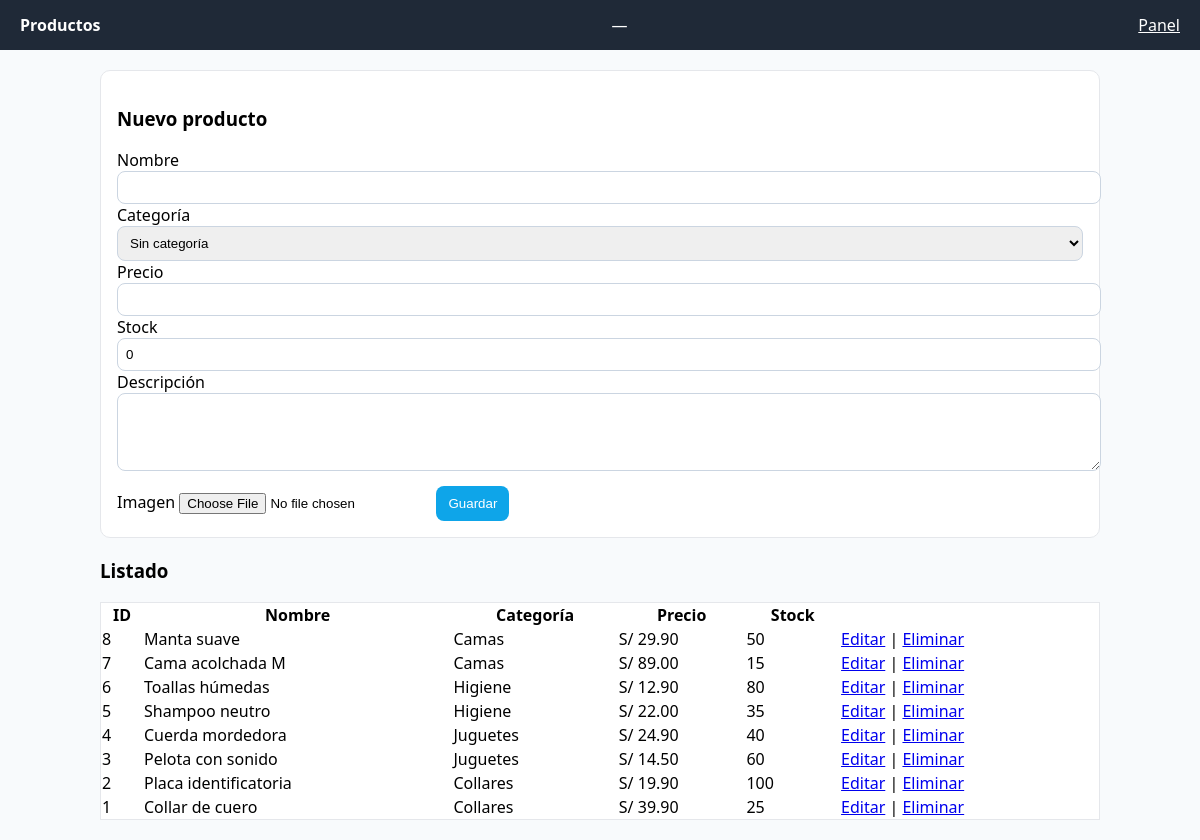
Page /admin_productos.php (signed in) on the committed database.
### tables this page shows
CREATE TABLE productos (
  id INT AUTO_INCREMENT PRIMARY KEY,
  categoria_id INT,
  nombre VARCHAR(150) NOT NULL,
  descripcion TEXT,
  precio DECIMAL(10,2) NOT NULL,
  stock INT DEFAULT 0,
  imagen VARCHAR(255),
  FOREIGN KEY (categoria_id) REFERENCES categorias(id) ON DELETE SET NULL
);

CREATE TABLE categorias (
  id INT AUTO_INCREMENT PRIMARY KEY,
  nombre VARCHAR(100) NOT NULL,
  descripcion TEXT
);

### admin_productos.php (the view, shortened to what this page needs)
<?php
require_once __DIR__ . '/conexion.php';
$edit=null; if(isset($_GET['edit'])){ $id=(int)$_GET['edit']; $st=$pdo->prepare("SELECT * FROM productos WHERE id=?"); $st->execute([$id]); $edit=$st->fetch(); }
$rows = $pdo->query("SELECT p.id,p.nombre,p.precio,p.stock,c.nombre AS categoria FROM productos p LEFT JOIN categorias c ON c.id=p.categoria_id ORDER BY p.id DESC")->fetchAll();
?>
<!doctype html>
<html lang="es">
<head><meta charset="utf-8"><meta name="viewport" content="width=device-width,initial-scale=1">
<link rel="stylesheet" href="assets/css/style.css">
</head>
<body>
<header><strong>Productos</strong> — <a href="admin.php" style="color:#fff">Panel</a></header>
<div class="container">
  <div style="background:#fff;border:1px solid #e5e7eb;border-radius:10px;padding:16px;margin-top:16px">
    <h3><?= $edit? 'Editar producto' : 'Nuevo producto' ?></h3>
    <form method="post" enctype="multipart/form-data">
      <label>Nombre</label>
      <input name="nombre" value="<?= htmlspecialchars($edit['nombre'] ?? '') ?>" style="width:100%;padding:8px;border:1px solid #cbd5e1;border-radius:8px">
      <label>Categoría</label>
      <select name="categoria_id" style="width:100%;padding:8px;border:1px solid #cbd5e1;border-radius:8px">
        <option value="">Sin categoría</option>
      </select>
      <label>Precio</label>
      <input type="number" step="0.01" name="precio" value="<?= htmlspecialchars((string)($edit['precio'] ?? '')) ?>" style="width:100%;padding:8px;border:1px solid #cbd5e1;border-radius:8px">
      <label>Stock</label>
      <input type="number" name="stock" value="<?= htmlspecialchars((string)($edit['stock'] ?? '0')) ?>" style="width:100%;padding:8px;border:1px solid #cbd5e1;border-radius:8px">
      <label>Descripción</label>
      <textarea name="descripcion" rows="4" style="width:100%;padding:8px;border:1px solid #cbd5e1;border-radius:8px"><?= htmlspecialchars($edit['descripcion'] ?? '') ?></textarea>
      <label>Imagen</label>
      <input type="file" name="imagen" accept="image/*">
      <button style="margin-top:10px;padding:10px 12px;border:0;border-radius:8px;background:#0ea5e9;color:#fff;cursor:pointer">Guardar</button>
    </form>
  </div>
  <h3 style="margin-top:20px">Listado</h3>
  <table style="width:100%;border-collapse:collapse;background:#fff;border:1px solid #e5e7eb">
    <tr><th>ID</th><th>Nombre</th><th>Categoría</th><th>Precio</th><th>Stock</th><th></th></tr>
    <?php foreach($rows as $r): ?>
      <tr>
        <td><?= (int)$r['id'] ?></td>
        <td><?= htmlspecialchars($r['nombre']) ?></td>
        <td><?= htmlspecialchars($r['categoria'] ?: '—') ?></td>
        <td>S/ <?= number_format((float)$r['precio'],2) ?></td>
        <td><?= (int)$r['stock'] ?></td>
        <td>
          <a href="admin_productos.php?edit=<?= (int)$r['id'] ?>">Editar</a> |
          <a href="admin_productos.php?del=<?= (int)$r['id'] ?>" onclick="return confirm('¿Eliminar producto?')">Eliminar</a>
        </td>
      </tr>
    <?php endforeach; ?>
  </table>
</div>
</body>
</html>

### assets/css/style.css (style rules this page uses)
body { font-family:system-ui,-apple-system,Segoe UI,Roboto,Ubuntu,Cantarell,Noto Sans,sans-serif;margin:0;background:#f8fafc }
header { background:#1f2937;color:#fff;padding:14px 20px;display:flex;justify-content:space-between;align-items:center }
.container { max-width:1000px;margin:20px auto;padding:0 16px }

### rows in the picture
productos: id "8", nombre "Manta suave", categoria.nombre "Camas", precio "29.90", stock "50"
productos: id "7", nombre "Cama acolchada M", categoria.nombre "Camas", precio "89.00", stock "15"
productos: id "6", nombre "Toallas húmedas", categoria.nombre "Higiene", precio "12.90", stock "80"
productos: id "5", nombre "Shampoo neutro", categoria.nombre "Higiene", precio "22.00", stock "35"
productos: id "4", nombre "Cuerda mordedora", categoria.nombre "Juguetes", precio "24.90", stock "40"
productos: id "3", nombre "Pelota con sonido", categoria.nombre "Juguetes", precio "14.50", stock "60"
productos: id "2", nombre "Placa identificatoria", categoria.nombre "Collares", precio "19.90", stock "100"
productos: id "1", nombre "Collar de cuero", categoria.nombre "Collares", precio "39.90", stock "25"
